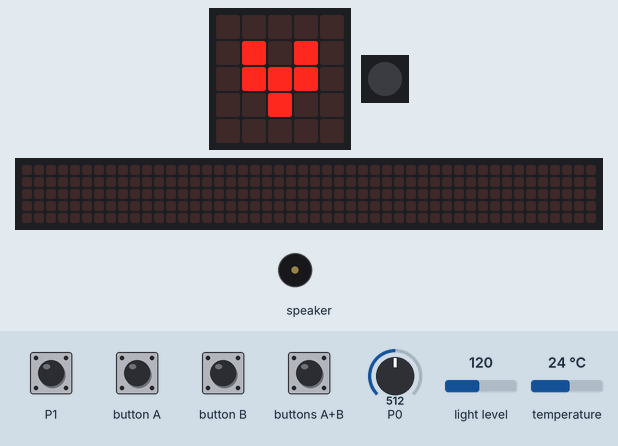
A program run on a simulated Calliope mini (MakeCode). Parts: the board's 5×5 LED display, 1 RGB LEDs in strip order, left to right, a strip that is not on the board, showing the scrolling text unrolled, buzzer (waves = sounding). Inputs (shaded band) come from the test bench; at power-on: P0 = 512, light level 120, temperature 24 °C (analog values on the 0–1023 scale). The 48×5 strip is a reading aid, not a part: it shows the text the display is scrolling, unrolled, one strip-width of it at a time.

Above: at 0.1 s.
1.9 s: button A pressed for 0.15 s
At 2.3 s:
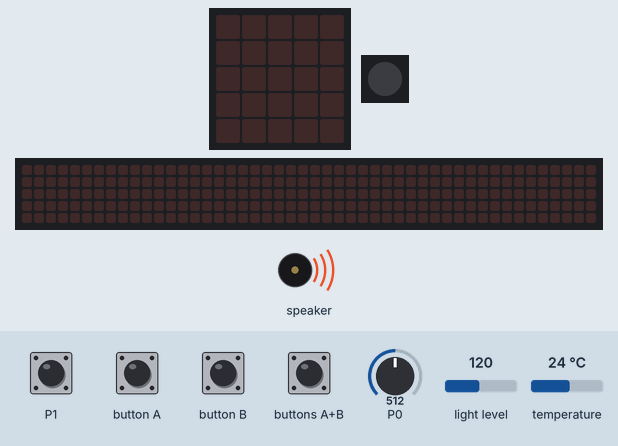
2.6 s: touch pin P1 pressed for 0.15 s
At 3.26 s:
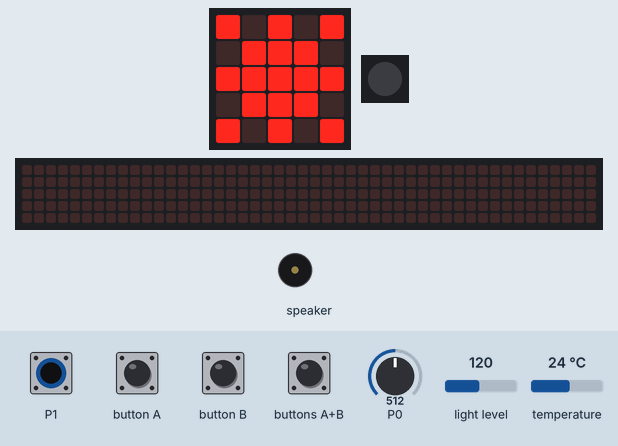
3.3 s: button B pressed for 0.15 s
4.0 s: buttons A+B pressed for 0.15 s
At 4.41 s:
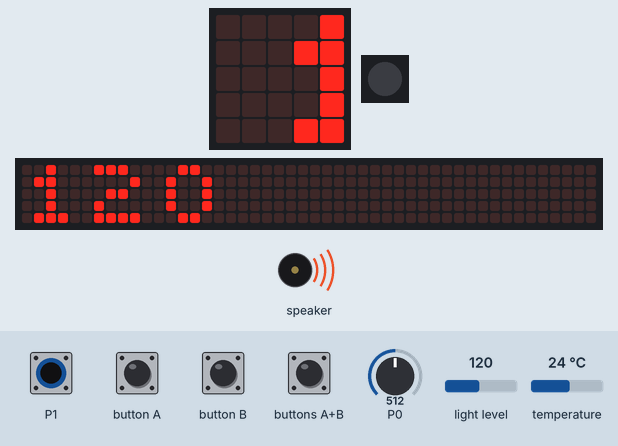
4.7 s: button A pressed for 0.15 s
At 7.25 s:
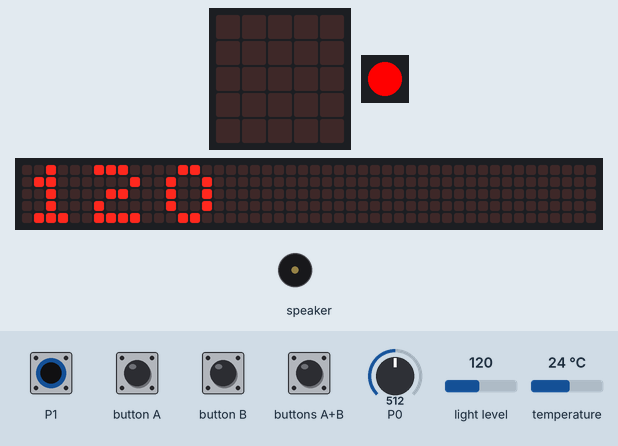
11.4 s: touch pin P1 pressed for 1 s
At 15.45 s:
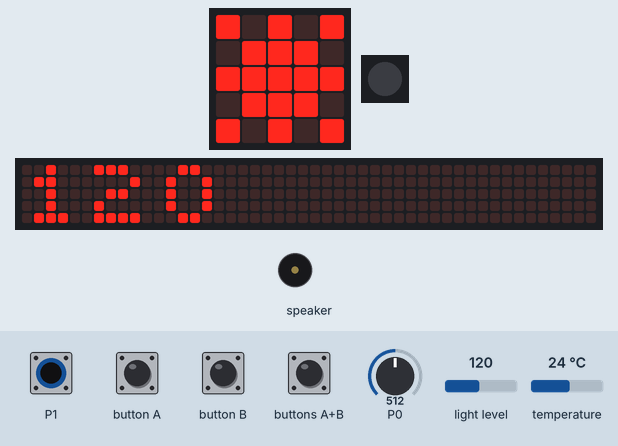
Timing chart, 0 to 16.8 s (numbered marks = the images above; inputs shaded):
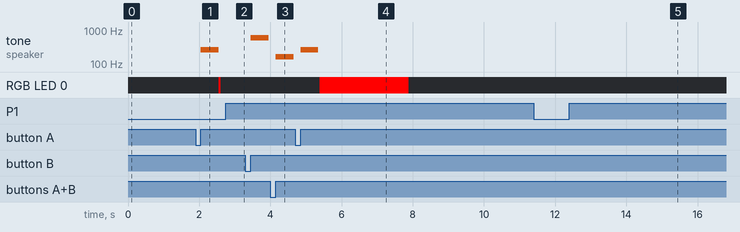

Measured:
- after the input at 1.9 s, tone on speaker: silent → 262 Hz after 0.15 s, → silent 0.50 s later; RGB LED 0: off → RGB(255, 0, 0) after 0.66 s
- after the input at 3.3 s, tone on speaker: silent → 587 Hz after 0.15 s, → silent 0.50 s later
- after the input at 4.0 s, tone on speaker: silent → 165 Hz after 0.15 s, → silent 0.50 s later
- after the input at 4.7 s, tone on speaker: silent → 262 Hz after 0.15 s, → silent 0.50 s later; the display: first differs from a run without the input after 0.68 s (image 4 shows a later state)
- after the input at 11.4 s, the display: first differs from a run without the input after 3.6 s (image 5 shows a later state)
- what the display in image 4 shows lasts 0.5 s, from 7.0 s to 7.5 s

The program:

main.ts
```typescript
input.onPinTouchEvent(TouchPin.P1, input.buttonEventDown(), function () {
    basic.setLedColor(0x000000)
    basic.showLeds(`
        # . # . #
        . # # # .
        # # # # #
        . # # # .
        # . # . #
        `)
    basic.showString("" + (input.lightLevel()))
    basic.showLeds(`
        # # # # #
        . . # . .
        . . # . .
        . . # . .
        . . # . .
        `)
    basic.showString("" + (input.temperature()))
    basic.showLeds(`
        . . # . .
        . . # . .
        . # # # .
        . # # # .
        . . # . .
        `)
    Feuchte = pins.analogReadPin(AnalogPin.P1)
    basic.showString("" + (Feuchte))
})
input.onButtonEvent(Button.A, input.buttonEventClick(), function () {
    music.playTone(262, music.beat(BeatFraction.Whole))
    Feuchte = pins.analogReadPin(AnalogPin.P0)
    if (Feuchte > BfMin && Feuchte < BfMax) {
        basic.setLedColor(0x00ff00)
        basic.showLeds(`
            # . . . .
            . # . # .
            . . . . .
            # . . . #
            . # # # .
            `)
        basic.pause(1000)
    } else {
        basic.setLedColor(0xff0000)
        basic.showLeds(`
            # . . . .
            . # . # .
            . . . . .
            . # # # .
            # . . . #
            `)
        basic.pause(1000)
    }
})
input.onButtonEvent(Button.AB, input.buttonEventClick(), function () {
    music.playTone(165, music.beat(BeatFraction.Whole))
    if (input.temperature() > TempMin && input.temperature() < TempMax) {
        basic.showLeds(`
            . . . . #
            . # . # .
            . . . . .
            # . . . #
            . # # # .
            `)
        basic.setLedColor(0x00ff00)
        basic.pause(1000)
    } else {
        basic.showLeds(`
            . . . . #
            . # . # .
            . . . . .
            . # # # .
            # . . . #
            `)
        basic.setLedColor(0xff0000)
        basic.pause(1000)
    }
})
input.onButtonEvent(Button.B, input.buttonEventClick(), function () {
    music.playTone(587, music.beat(BeatFraction.Whole))
    if (input.lightLevel() > HellMin && input.lightLevel() < HellMax) {
        basic.showLeds(`
            . . # . .
            . # . # .
            . . . . .
            # . . . #
            . # # # .
            `)
        basic.setLedColor(0x00ff00)
        basic.pause(1000)
    } else {
        basic.showLeds(`
            . . # . .
            . # . # .
            . . . . .
            . # # # .
            # . . . #
            `)
        basic.setLedColor(0xff0000)
        basic.pause(1000)
    }
})
let Feuchte = 0
let TempMax = 0
let TempMin = 0
let BfMax = 0
let BfMin = 0
let HellMax = 0
let HellMin = 0
HellMin = 20
HellMax = 70
BfMin = 20
BfMax = 70
TempMin = 15
TempMax = 25
basic.showIcon(IconNames.SmallHeart)
basic.forever(function () {
    basic.showLeds(`
        . . . . .
        . . . . .
        . . . . .
        . . . . .
        . . . . .
        `)
    basic.setLedColor(0x000000)
})
```

test.ts
```typescript
// Hier kann man Tests durchführen; diese Datei wird nicht kompiliert, wenn dieses Paket als Erweiterung verwendet wird.
```
